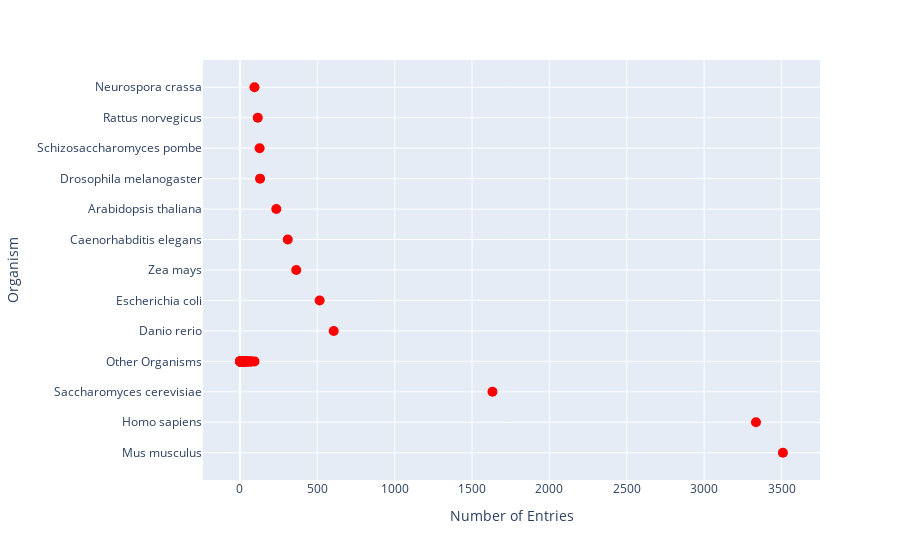

Notebook cell for this chart:
### Code cell
import plotly.express as px

def plot_organism_metadata_lollipop(df):
    df_organism_counts = df.groupby('ScientificName').size().reset_index(name='counts')
    df_organism_counts.sort_values('counts', ascending=False, inplace=True)
    accepted_organisms = df_organism_counts['ScientificName'].head(12).tolist()
    df_organism_counts['ScientificName_Other'] = df_organism_counts['ScientificName'].apply(lambda x: x if x in accepted_organisms else 'Other Organisms')
    
    # Create a lollipop chart
    fig = px.scatter(df_organism_counts, x='counts', y='ScientificName_Other', orientation='h', text='counts')
    
    # Customize the chart appearance
    fig.update_traces(mode='markers', marker=dict(size=10, color='red'))
    fig.update_layout(
        xaxis_title="Number of Entries",
        yaxis_title="Organism",
        yaxis_categoryorder='total descending',  # Sort categories by count in descending order
        showlegend=False
    )
    
    return fig

plot_organism_metadata_lollipop(df)

### Figure 1 — Plotly figure (JSON) as saved in the notebook; plotly's stock layout.template omitted (floating-point values rounded to 4 significant figures)
{"data": [{"hovertemplate": "counts=%{text}<br>ScientificName_Other=%{y}<extra></extra>", "legendgroup": "", "marker": {"color": "red", "size": 10, "symbol": "circle"}, "mode": "markers", "name": "", "orientation": "h", "showlegend": false, "text": [3509, 3335, 1632, 606, 515, 364, 309, 235, 130, 127, 115, 94, 94, 74, 72, 68, 56, 53, 51, 40, 36, 35, 35, 32, 29, 28, 26, 22, 20, 18, 17, 16, 16, 16, 16, 16, 14, 14, 12, 12, 12, 12, 12, 11, 10, 10, 10, 10, 10, 9, 9, 9, 9, 8, 8, 8, 8, 8, 8, 7, 6, 6, 6, 6, 6, 6, 6, 6, 6, 6, 6, 5, 5, 5, 5, 5, 4, 4, 4, 4, 4, 4, 4, 4, 4, 4, 4, 4, 4, 4, 3, 3, 3, 2, 2, 2, 2, 2, 2, 2, 2, 2, 2, 2, 2, 1, 1], "type": "scatter", "x": [3509, 3335, 1632, 606, 515, 364, 309, 235, 130, 127, 115, 94, 94, 74, 72, 68, 56, 53, 51, 40, 36, 35, 35, 32, 29, 28, 26, 22, 20, 18, 17, 16, 16, 16, 16, 16, 14, 14, 12, 12, 12, 12, 12, 11, 10, 10, 10, 10, 10, 9, 9, 9, 9, 8, 8, 8, 8, 8, 8, 7, 6, 6, 6, 6, 6, 6, 6, 6, 6, 6, 6, 5, 5, 5, 5, 5, 4, 4, 4, 4, 4, 4, 4, 4, 4, 4, 4, 4, 4, 4, 3, 3, 3, 2, 2, 2, 2, 2, 2, 2, 2, 2, 2, 2, 2, 1, 1], "xaxis": "x", "y": ["Mus musculus", "Homo sapiens", "Saccharomyces cerevisiae", "Danio rerio", "Escherichia coli", "Zea mays", "Caenorhabditis elegans", "Arabidopsis thaliana", "Drosophila melanogaster", "Schizosaccharomyces pombe", "Rattus norvegicus", "Neurospora crassa", "Other Organisms", "Other Organisms", "Other Organisms", "Other Organisms", "Other Organisms", "Other Organisms", "Other Organisms", "Other Organisms", "Other Organisms", "Other Organisms", "Other Organisms", "Other Organisms", "Other Organisms", "Other Organisms", "Other Organisms", "Other Organisms", "Other Organisms", "Other Organisms", "Other Organisms", "Other Organisms", "Other Organisms", "Other Organisms", "Other Organisms", "Other Organisms", "Other Organisms", "Other Organisms", "Other Organisms", "Other Organisms", "Other Organisms", "Other Organisms", "Other Organisms", "Other Organisms", "Other Organisms", "Other Organisms", "Other Organisms", "Other Organisms", "Other Organisms", "Other Organisms", "Other Organisms", "Other Organisms", "Other Organisms", "Other Organisms", "Other Organisms", "Other Organisms", "Other Organisms", "Other Organisms", "Other Organisms", "Other Organisms", "Other Organisms", "Other Organisms", "Other Organisms", "Other Organisms", "Other Organisms", "Other Organisms", "Other Organisms", "Other Organisms", "Other Organisms", "Other Organisms", "Other Organisms", "Other Organisms", "Other Organisms", "Other Organisms", "Other Organisms", "Other Organisms", "Other Organisms", "Other Organisms", "Other Organisms", "Other Organisms", "Other Organisms", "Other Organisms", "Other Organisms", "Other Organisms", "Other Organisms", "Other Organisms", "Other Organisms", "Other Organisms", "Other Organisms", "Other Organisms", "Other Organisms", "Other Organisms", "Other Organisms", "Other Organisms", "Other Organisms", "Other Organisms", "Other Organisms", "Other Organisms", "Other Organisms", "Other Organisms", "Other Organisms", "Other Organisms", "Other Organisms", "Other Organisms", "Other Organisms", "Other Organisms", "Other Organisms"], "yaxis": "y"}], "layout": {"legend": {"tracegroupgap": 0}, "margin": {"t": 60}, "showlegend": false, "xaxis": {"anchor": "y", "domain": [0, 1], "title": {"text": "Number of Entries"}}, "yaxis": {"anchor": "x", "categoryorder": "total descending", "domain": [0, 1], "title": {"text": "Organism"}}}}
